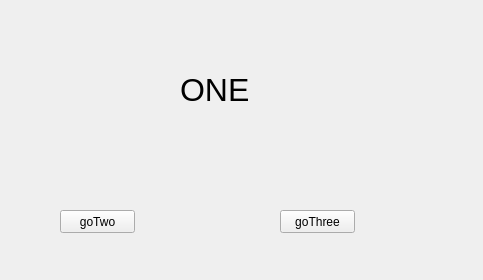
<?xml version="1.0" encoding="UTF-8"?>
<ui version="4.0">
 <class>OneForm</class>
 <widget class="QWidget" name="OneForm">
  <property name="geometry">
   <rect>
    <x>0</x>
    <y>0</y>
    <width>483</width>
    <height>280</height>
   </rect>
  </property>
  <property name="windowTitle">
   <string>OneForm</string>
  </property>
  <widget class="QLabel" name="label">
   <property name="geometry">
    <rect>
     <x>180</x>
     <y>40</y>
     <width>201</width>
     <height>101</height>
    </rect>
   </property>
   <property name="text">
    <string>&lt;html&gt;&lt;head/&gt;&lt;body&gt;&lt;p&gt;&lt;span style=&quot; font-size:24pt;&quot;&gt;ONE&lt;/span&gt;&lt;/p&gt;&lt;/body&gt;&lt;/html&gt;</string>
   </property>
   <property name="textFormat">
    <enum>Qt::AutoText</enum>
   </property>
  </widget>
  <widget class="QPushButton" name="goTwoButton">
   <property name="geometry">
    <rect>
     <x>60</x>
     <y>210</y>
     <width>75</width>
     <height>23</height>
    </rect>
   </property>
   <property name="text">
    <string>goTwo</string>
   </property>
  </widget>
  <widget class="QPushButton" name="goThreeButton">
   <property name="geometry">
    <rect>
     <x>280</x>
     <y>210</y>
     <width>75</width>
     <height>23</height>
    </rect>
   </property>
   <property name="text">
    <string>goThree</string>
   </property>
  </widget>
 </widget>
 <resources/>
 <connections/>
</ui>
